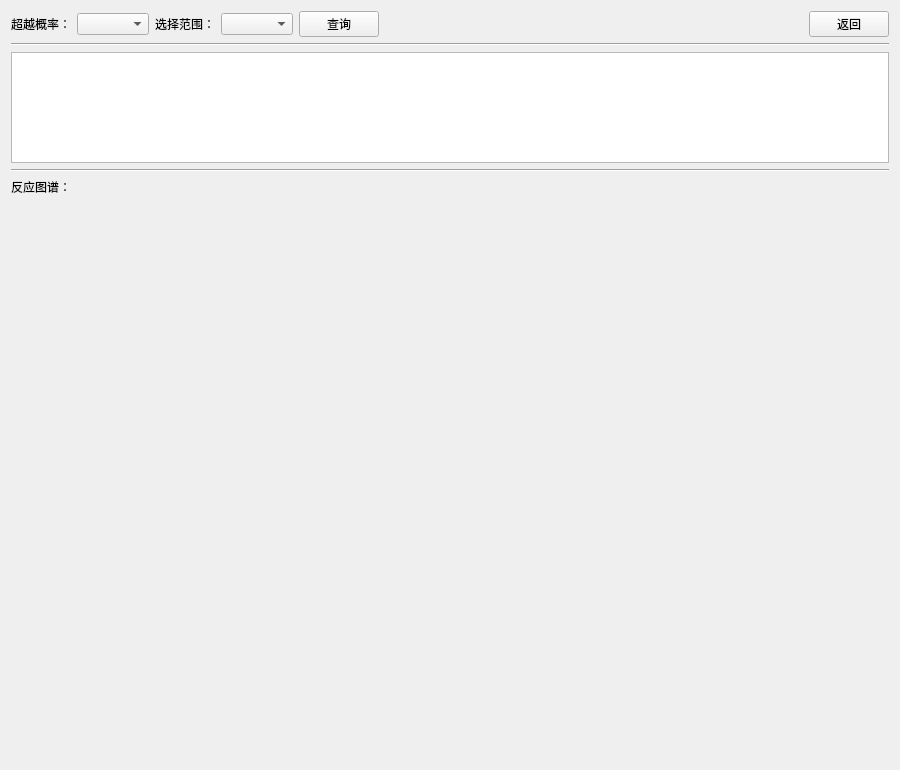
<?xml version="1.0" encoding="UTF-8"?>
<ui version="4.0">
 <class>Form</class>
 <widget class="QWidget" name="Form">
  <property name="geometry">
   <rect>
    <x>0</x>
    <y>0</y>
    <width>900</width>
    <height>770</height>
   </rect>
  </property>
  <property name="minimumSize">
   <size>
    <width>900</width>
    <height>770</height>
   </size>
  </property>
  <property name="maximumSize">
   <size>
    <width>900</width>
    <height>770</height>
   </size>
  </property>
  <property name="windowTitle">
   <string>Form</string>
  </property>
  <property name="windowIcon">
   <iconset>
    <normaloff>icons/地震波.png</normaloff>icons/地震波.png</iconset>
  </property>
  <layout class="QVBoxLayout" name="verticalLayout" stretch="0,0,1,0,0,5">
   <item>
    <layout class="QHBoxLayout" name="horizontalLayout">
     <item>
      <widget class="QLabel" name="label">
       <property name="text">
        <string>超越概率：</string>
       </property>
      </widget>
     </item>
     <item>
      <widget class="QComboBox" name="glcomboBox"/>
     </item>
     <item>
      <widget class="QLabel" name="label_2">
       <property name="text">
        <string>选择范围：</string>
       </property>
      </widget>
     </item>
     <item>
      <widget class="QComboBox" name="fwcomboBox"/>
     </item>
     <item>
      <widget class="QPushButton" name="queryButton">
       <property name="text">
        <string>查询</string>
       </property>
      </widget>
     </item>
     <item>
      <spacer name="horizontalSpacer">
       <property name="orientation">
        <enum>Qt::Horizontal</enum>
       </property>
       <property name="sizeHint" stdset="0">
        <size>
         <width>40</width>
         <height>20</height>
        </size>
       </property>
      </spacer>
     </item>
     <item>
      <widget class="QPushButton" name="escButton">
       <property name="text">
        <string>返回</string>
       </property>
      </widget>
     </item>
    </layout>
   </item>
   <item>
    <widget class="Line" name="line">
     <property name="orientation">
      <enum>Qt::Horizontal</enum>
     </property>
    </widget>
   </item>
   <item>
    <widget class="QTableWidget" name="queryTabel"/>
   </item>
   <item>
    <widget class="Line" name="line_2">
     <property name="orientation">
      <enum>Qt::Horizontal</enum>
     </property>
    </widget>
   </item>
   <item>
    <widget class="QLabel" name="label_3">
     <property name="text">
      <string>反应图谱：</string>
     </property>
    </widget>
   </item>
   <item>
    <widget class="QWidget" name="imgWindow" native="true">
     <property name="minimumSize">
      <size>
       <width>870</width>
       <height>0</height>
      </size>
     </property>
     <property name="styleSheet">
      <string notr="true"/>
     </property>
    </widget>
   </item>
  </layout>
 </widget>
 <resources/>
 <connections/>
</ui>
